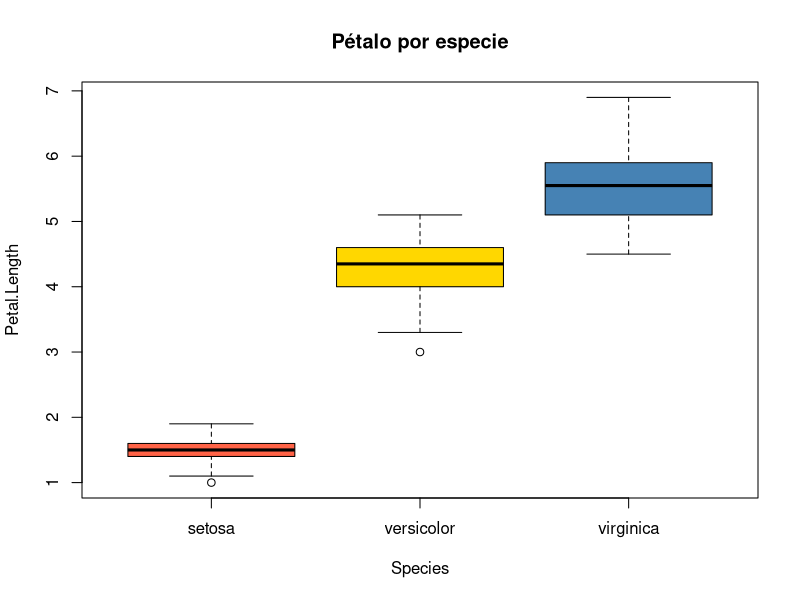
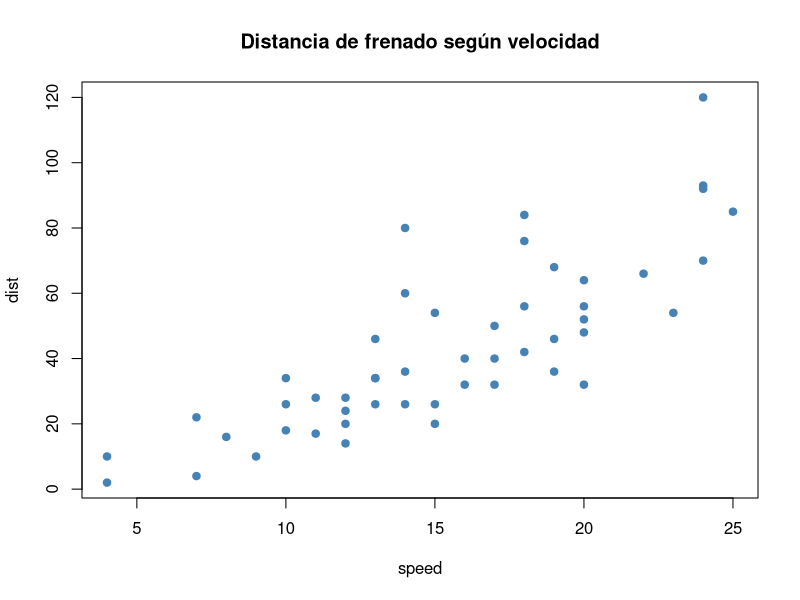
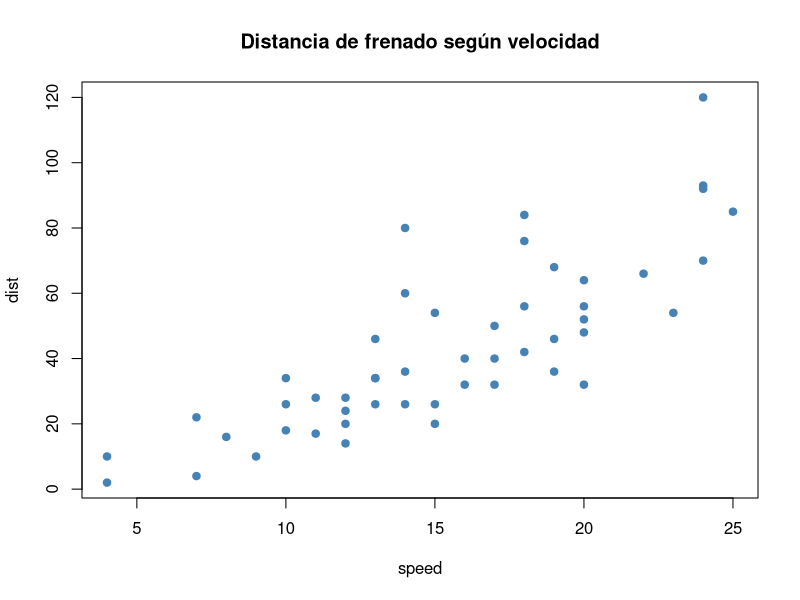

R code for these plots, in order:
## ---- chunk 1
boxplot(Petal.Length ~ Species,
        data = iris,
        col = c("tomato", "gold", "steelblue"),
        main = "Pétalo por especie")
## ---- chunk 2
plot(cars, pch = 19, col = "steelblue",
     main = "Distancia de frenado según velocidad")
## ---- chunk 3
plot(cars, pch = 19, col = "steelblue",
     main = "Distancia de frenado según velocidad")
